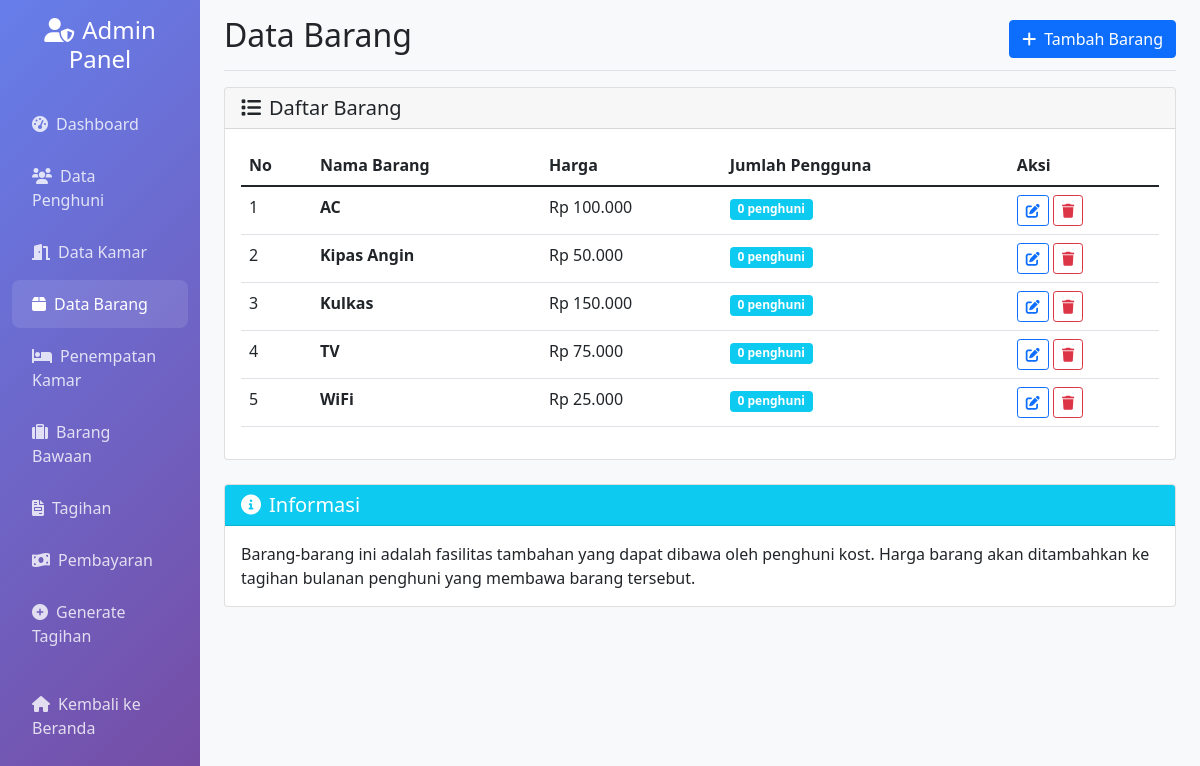
/admin/barang.php, run on the app's committed database.
### tables this page shows
CREATE TABLE tb_barang (
    id INT AUTO_INCREMENT PRIMARY KEY,
    nama VARCHAR(100) NOT NULL,
    harga DECIMAL(10,2) NOT NULL
);

### admin/barang.php (the view, shortened to what this page needs)
<?php
require_once '../config/database.php';
$stmt = $pdo->query("
    SELECT b.*,
           COUNT(bb.id) as jumlah_pengguna
    FROM tb_barang b
    LEFT JOIN tb_brng_bawaan bb ON b.id = bb.id_barang
    GROUP BY b.id
    ORDER BY b.nama
");
$barang = $stmt->fetchAll();
?>
<!DOCTYPE html>
<html lang="id">
<head>
    <link href="https://cdn.jsdelivr.net/npm/bootstrap@5.1.3/dist/css/bootstrap.min.css" rel="stylesheet">
    <link href="https://cdnjs.cloudflare.com/ajax/libs/font-awesome/6.0.0/css/all.min.css" rel="stylesheet">
</head>
<body>
    <div class="container-fluid">
        <div class="row">
            <nav class="col-md-3 col-lg-2 d-md-block sidebar collapse">
                <div class="position-sticky pt-3">
                    <div class="text-center mb-4">
                        <h4 class="text-white">
                            <i class="fas fa-user-shield me-2"></i>Admin Panel
                        </h4>
                    </div>
                    <ul class="nav flex-column">
                        <li class="nav-item">
                            <a class="nav-link" href="index.php">
                                <i class="fas fa-tachometer-alt me-2"></i>Dashboard
                            </a>
                        </li>
                        <li class="nav-item">
                            <a class="nav-link" href="penghuni.php">
                                <i class="fas fa-users me-2"></i>Data Penghuni
                            </a>
                        </li>
                        <li class="nav-item">
                            <a class="nav-link" href="kamar.php">
                                <i class="fas fa-door-open me-2"></i>Data Kamar
                            </a>
                        </li>
                        <li class="nav-item">
                            <a class="nav-link active" href="barang.php">
                                <i class="fas fa-box me-2"></i>Data Barang
                            </a>
                        </li>
                        <li class="nav-item">
                            <a class="nav-link" href="penempatan.php">
                                <i class="fas fa-bed me-2"></i>Penempatan Kamar
                            </a>
                        </li>
                        <li class="nav-item">
                            <a class="nav-link" href="barang_bawaan.php">
                                <i class="fas fa-suitcase me-2"></i>Barang Bawaan
                            </a>
                        </li>
                        <li class="nav-item">
                            <a class="nav-link" href="tagihan.php">
                                <i class="fas fa-file-invoice me-2"></i>Tagihan
                            </a>
                        </li>
                        <li class="nav-item">
                            <a class="nav-link" href="pembayaran.php">
                                <i class="fas fa-money-bill-wave me-2"></i>Pembayaran
                            </a>
                        </li>
                        <li class="nav-item">
                            <a class="nav-link" href="generate_tagihan.php">
                                <i class="fas fa-plus-circle me-2"></i>Generate Tagihan
                            </a>
                        </li>
                        <li class="nav-item mt-3">
                            <a class="nav-link" href="../index.php">
                                <i class="fas fa-home me-2"></i>Kembali ke Beranda
                            </a>
                        </li>
                    </ul>
                </div>
            </nav>
            <main class="col-md-9 ms-sm-auto col-lg-10 px-md-4 main-content">
                <div class="d-flex justify-content-between flex-wrap flex-md-nowrap align-items-center pt-3 pb-2 mb-3 border-bottom">
                    <h1 class="h2">Data Barang</h1>
                    <div class="btn-toolbar mb-2 mb-md-0">
                        <button type="button" class="btn btn-primary" data-bs-toggle="modal" data-bs-target="#addModal">
                            <i class="fas fa-plus me-2"></i>Tambah Barang
                        </button>
                    </div>
                </div>
                <div class="card">
                    <div class="card-header">
                        <h5 class="card-title mb-0">
                            <i class="fas fa-list me-2"></i>Daftar Barang
                        </h5>
                    </div>
                    <div class="card-body">
                        <div class="table-responsive">
                            <table class="table table-hover">
                                <thead>
                                    <tr>
                                        <th>No</th>
                                        <th>Nama Barang</th>
                                        <th>Harga</th>
                                        <th>Jumlah Pengguna</th>
                                        <th>Aksi</th>
                                    </tr>
                                </thead>
                                <tbody>
                                    <?php foreach ($barang as $index => $b): ?>
                                        <tr>
                                            <td><?= $index + 1 ?></td>
                                            <td>
                                                <strong><?= htmlspecialchars($b['nama']) ?></strong>
                                            </td>
                                            <td>Rp <?= number_format($b['harga'], 0, ',', '.') ?></td>
                                            <td>
                                                <span class="badge bg-info"><?= $b['jumlah_pengguna'] ?> penghuni</span>
                                            </td>
                                            <td>
                                                <button class="btn btn-sm btn-outline-primary" onclick="editBarang(<?= $b['id'] ?>)">
                                                    <i class="fas fa-edit"></i>
                                                </button>
                                                <?php if ($b['jumlah_pengguna'] == 0): ?>
                                                    <button class="btn btn-sm btn-outline-danger" onclick="deleteBarang(<?= $b['id'] ?>, '<?= htmlspecialchars($b['nama']) ?>')">
                                                        <i class="fas fa-trash"></i>
                                                    </button>
                                                <?php endif; ?>
                                            </td>
                                        </tr>
                                    <?php endforeach; ?>
                                </tbody>
                            </table>
                        </div>
                    </div>
                </div>
                <div class="card mt-4">
                    <div class="card-header bg-info text-white">
                        <h5 class="card-title mb-0">
                            <i class="fas fa-info-circle me-2"></i>Informasi
                        </h5>
                    </div>
                    <div class="card-body">
                        <p class="mb-0">
                            Barang-barang ini adalah fasilitas tambahan yang dapat dibawa oleh penghuni kost.
                            Harga barang akan ditambahkan ke tagihan bulanan penghuni yang membawa barang tersebut.
                        </p>
                    </div>
                </div>
            </main>
        </div>
    </div>
</body>
</html>

### admin/barang.php (style rules this page uses)
.sidebar { min-height: 100vh; background: linear-gradient(135deg, #667eea 0%, #764ba2 100%); }
.sidebar .nav-link { color: rgba(255,255,255,0.8); padding: 12px 20px; border-radius: 8px; margin: 2px 0; transition: all 0.3s ease; }
.sidebar .nav-link:hover, .sidebar .nav-link.active { color: white; background: rgba(255,255,255,0.1); }
.main-content { background-color: #f8f9fa; }

### data on the page
tb_barang: nama "AC", harga "100.000", jumlah_pengguna "0"
tb_barang: nama "Kipas Angin", harga "50.000", jumlah_pengguna "0"
tb_barang: nama "Kulkas", harga "150.000", jumlah_pengguna "0"
tb_barang: nama "TV", harga "75.000", jumlah_pengguna "0"
tb_barang: nama "WiFi", harga "25.000", jumlah_pengguna "0"
